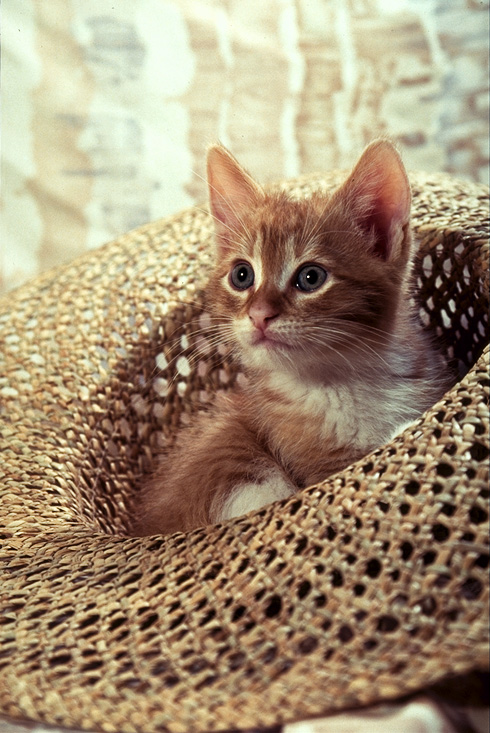
#> input picture Machine Vision/Labs/cat.png, 490 x 733 px
$ python Lab_MV_02.py
#> lines starting #> are read from the running program, lines starting #| are printed output that depends on the picture
import cv2
import numpy as np

def main():
    input_image = cv2.imread("cat.png")
#> input_image is the input picture: shape (733, 490, 3); mean B, G, R 116.7, 143.2, 162.7
    cv2.imshow("input", input_image)

    img = cv2.cvtColor(input_image, cv2.COLOR_RGB2GRAY)
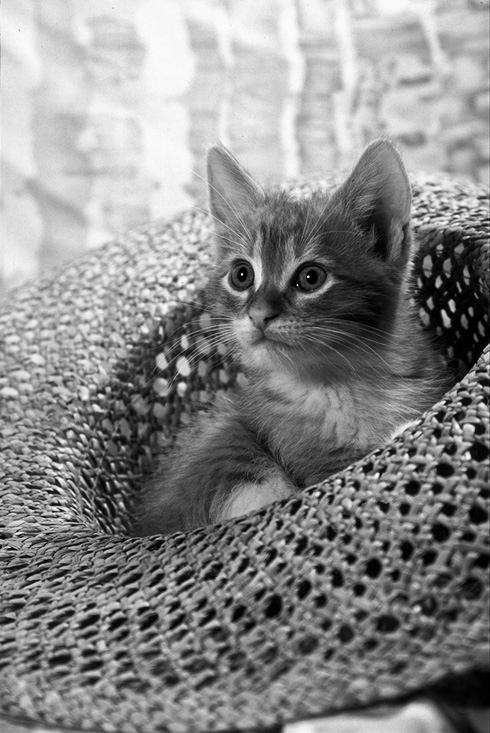
#> img: shape (733, 490); min 0, max 252, mean 137.5
    cv2.imshow("gray", img)

    sobel_kernel_x = np.array([[1,0,-1],
                               [2,0,-2],
                               [1,0,-1]])
    sobel_kernel_y = np.array([[1,  2, 1],
                               [0,  0, 0],
                               [-1,-2,-1]])

    sobel_x = cv2.filter2D(img, -1, sobel_kernel_x)
    sobel_y = cv2.filter2D(img, -1, sobel_kernel_y)
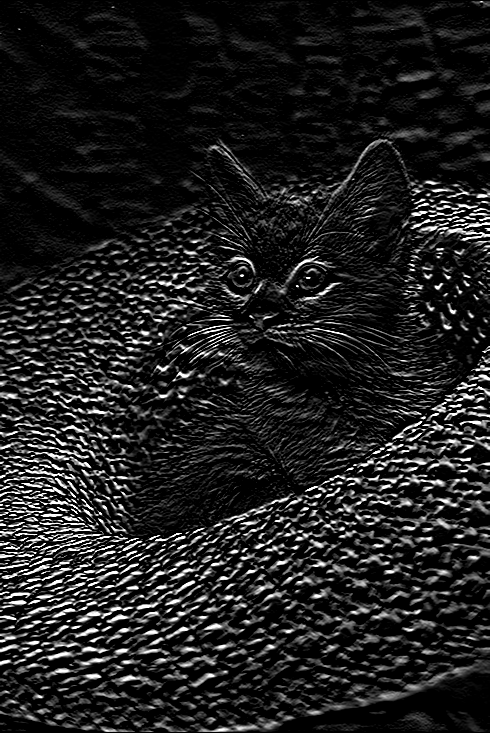
#> sobel_y: shape (733, 490); min 0, max 255, mean 31.9

    cv2.imshow("sobel_x", sobel_x)
    cv2.imshow("sobel_y", sobel_y)


    sigma = 10
    x,y = np.meshgrid(np.arange(0,len(img[0])),np.arange(0,len(img)))
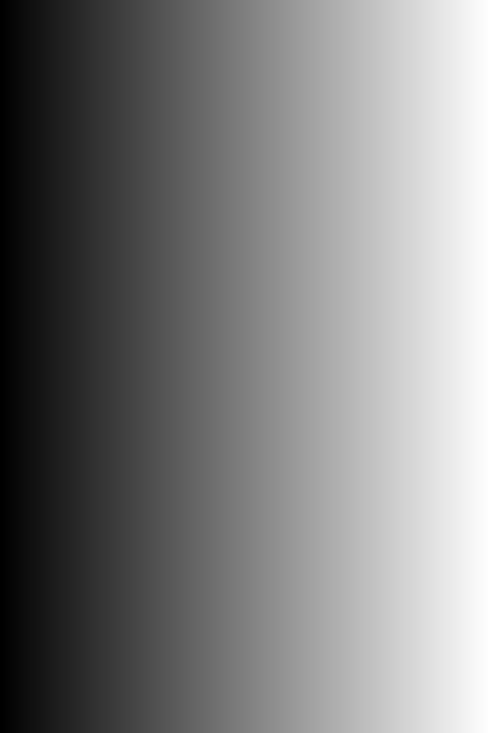
#> x: shape (733, 490) int64; min 0, max 489, mean 244.5; drawn with min black and max white
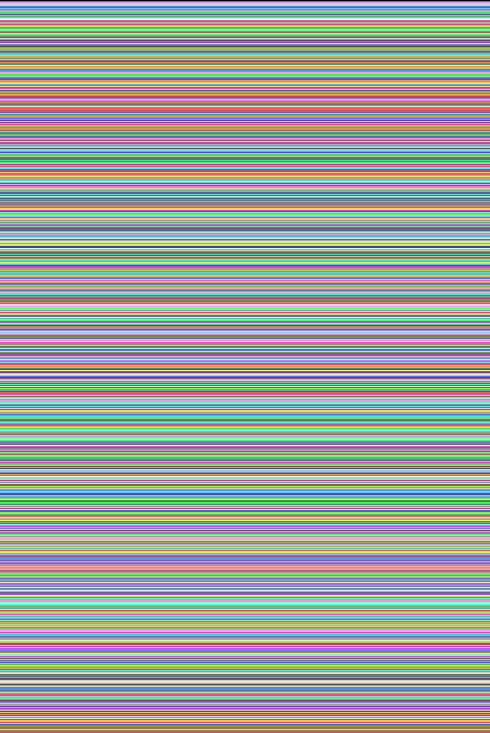
#> y: shape (733, 490) int64; 733 distinct labels, from 0 to 732; one colour per label, 0 black
    dog_kernel_x = -(x-len(img[0])/2)*np.exp(-((x-len(img[0])/2)**2+(y-len(img)/2)**2)/(2*sigma**2))/(2*np.pi*sigma**4)
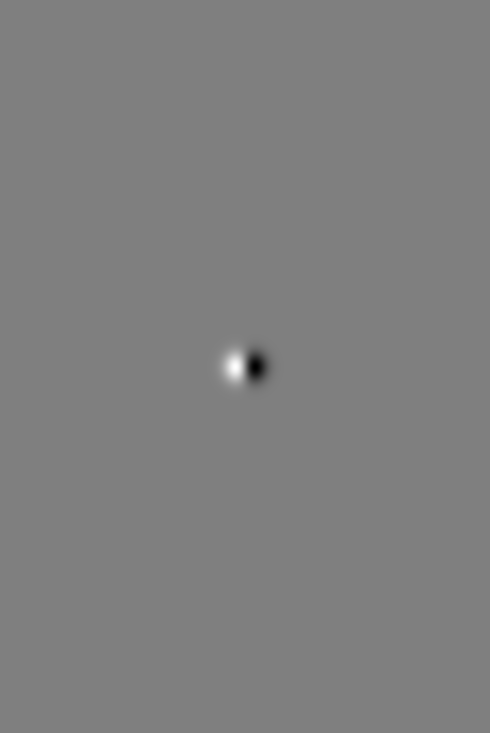
#> dog_kernel_x: shape (733, 490) float64; min -9.64e-05, max 9.64e-05, mean 9.81e-25; drawn with min black and max white
    dog_kernel_y = -(y-len(img)/2)*np.exp(-((x-len(img[0])/2)**2+(y-len(img)/2)**2)/(2*sigma**2))/(2*np.pi*sigma**4)


    dog_x = cv2.filter2D(img, -1, dog_kernel_x)
    dog_y = cv2.filter2D(img, -1, dog_kernel_y)
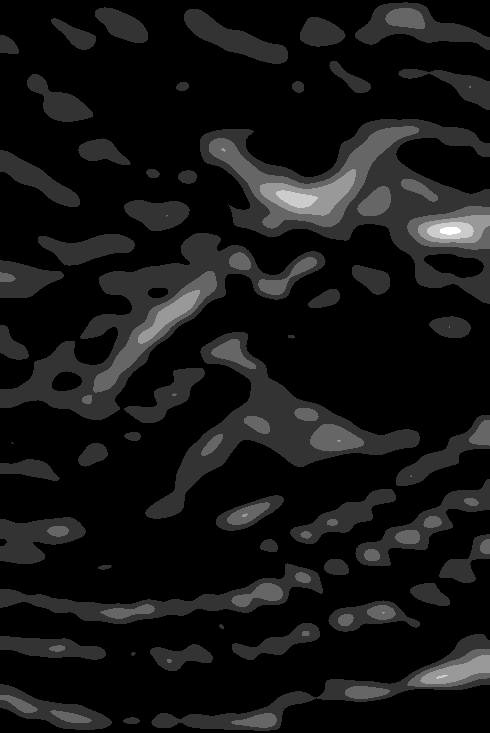
#> dog_y: shape (733, 490); min 0, max 5, mean 0.408; drawn with min black and max white

    cv2.imshow("dog_x", dog_x/np.max(dog_x))
    cv2.imshow("dog_y", dog_y/np.max(dog_y))


    ft = np.fft.fft2(img)
    cv2.imshow("ft",np.fft.fftshift(abs(ft))/np.max(abs(ft))*255)
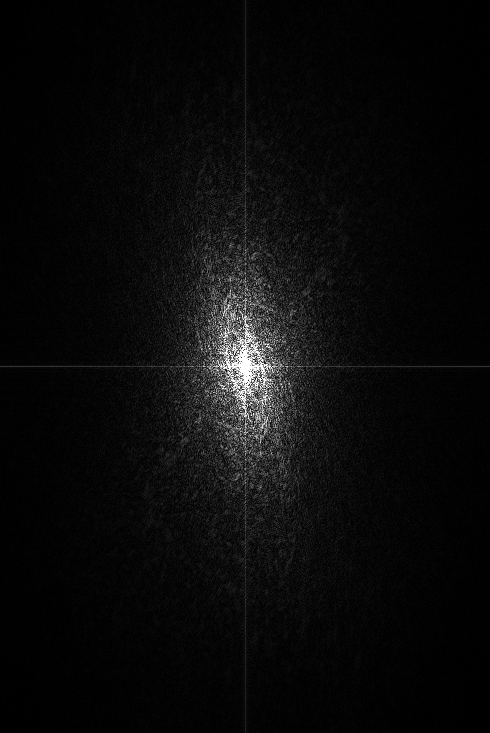
#> window 'ft': shape (733, 490); min 0, max 255, mean 10.6

    inv_ft = np.fft.ifft2(ft)
    cv2.imshow("inv ft",abs(inv_ft)/255)

    cv2.waitKey(0)
    cv2.destroyAllWindows()

main()

$ run again, with Machine Vision/Labs/house.png copied over Machine Vision/Labs/cat.png
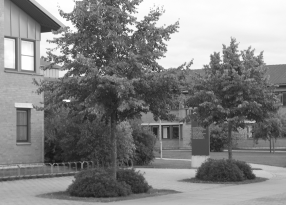
#> input picture Machine Vision/Labs/house.png, 286 x 205 px
#> in main, input_image is the input picture: shape (205, 286, 3); min 22, max 255, mean 132
#> in main, `x,y = np.meshgrid(np.arange(0,len(img[0])),np.arange(0,len(img)))`:
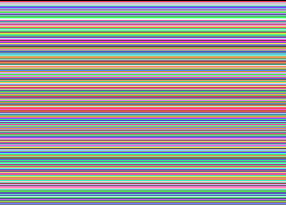
#> y: shape (205, 286) int64; 205 distinct labels, from 0 to 204; one colour per label, 0 black
#> in main, `cv2.imshow("ft",np.fft.fftshift(abs(ft))/np.max(abs(ft))*255)`:
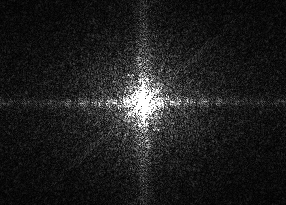
#> window 'ft': shape (205, 286); min 0, max 255, mean 30.1
